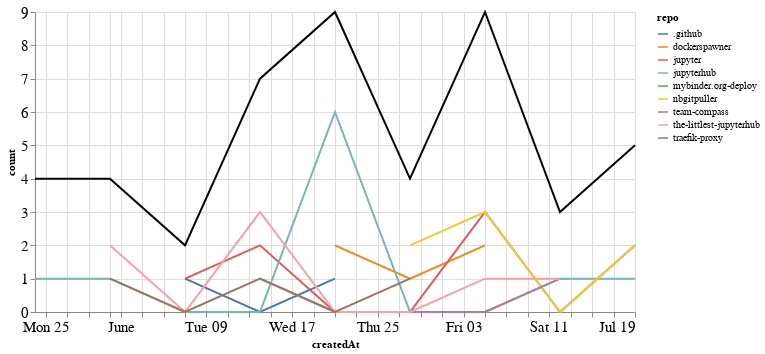

Notebook code for this chart:
### Markdown cell above
## Comments

### Code cell
comments_time = comments.groupby('repo').resample('W', on='createdAt').count()['author'].reset_index()
comments_time = comments_time.rename(columns={'author': 'count'})
comments_time_total = comments_time.groupby('createdAt').agg({"count": "sum"}).reset_index()
ch1 = alt.Chart(comments_time, width=600).mark_line().encode(
    x='createdAt',
    y='count',
    color='repo',
    tooltip="repo"
)

ch2 = alt.Chart(comments_time_total, width=600).mark_line(color="black").encode(
    x='createdAt',
    y='count',
)

ch1 + ch2

### Figure 1 — Vega-Lite specification as saved in the notebook (floating-point values rounded to 4 significant figures)
{"config": {"axisLeft": {"labelFontSize": 15}, "axisBottom": {"labelFontSize": 15}}, "layer": [{"data": {"name": "data-ba1ddd2381c03ea772e5003daf4a65dd"}, "mark": "line", "encoding": {"color": {"type": "nominal", "field": "repo"}, "tooltip": {"type": "nominal", "field": "repo"}, "x": {"type": "temporal", "field": "createdAt"}, "y": {"type": "quantitative", "field": "count"}}, "width": 600}, {"data": {"name": "data-86a158dabd3fd9d18eaa39afa0d0cb17"}, "mark": {"type": "line", "color": "black"}, "encoding": {"x": {"type": "temporal", "field": "createdAt"}, "y": {"type": "quantitative", "field": "count"}}, "width": 600}], "$schema": "https://vega.github.io/schema/vega-lite/v4.8.1.json", "datasets": {"data-ba1ddd2381c03ea772e5003daf4a65dd": [{"repo": ".github", "createdAt": "2020-06-07T00:00:00", "count": 1}, {"repo": ".github", "createdAt": "2020-06-14T00:00:00", "count": 0}, {"repo": ".github", "createdAt": "2020-06-21T00:00:00", "count": 1}, {"repo": "dockerspawner", "createdAt": "2020-06-21T00:00:00", "count": 2}, {"repo": "dockerspawner", "createdAt": "2020-06-28T00:00:00", "count": 1}, {"repo": "dockerspawner", "createdAt": "2020-07-05T00:00:00", "count": 2}, {"repo": "jupyter", "createdAt": "2020-06-07T00:00:00", "count": 1}, {"repo": "jupyter", "createdAt": "2020-06-14T00:00:00", "count": 2}, {"repo": "jupyter", "createdAt": "2020-06-21T00:00:00", "count": 0}, {"repo": "jupyter", "createdAt": "2020-06-28T00:00:00", "count": 0}, {"repo": "jupyter", "createdAt": "2020-07-05T00:00:00", "count": 3}, {"repo": "jupyter", "createdAt": "2020-07-12T00:00:00", "count": 0}, {"repo": "jupyter", "createdAt": "2020-07-19T00:00:00", "count": 2}, {"repo": "jupyterhub", "createdAt": "2020-05-24T00:00:00", "count": 1}, {"repo": "jupyterhub", "createdAt": "2020-05-31T00:00:00", "count": 1}, {"repo": "jupyterhub", "createdAt": "2020-06-07T00:00:00", "count": 0}, {"repo": "jupyterhub", "createdAt": "2020-06-14T00:00:00", "count": 0}, {"repo": "jupyterhub", "createdAt": "2020-06-21T00:00:00", "count": 6}, {"repo": "jupyterhub", "createdAt": "2020-06-28T00:00:00", "count": 0}, {"repo": "jupyterhub", "createdAt": "2020-07-05T00:00:00", "count": 0}, {"repo": "jupyterhub", "createdAt": "2020-07-12T00:00:00", "count": 1}, {"repo": "jupyterhub", "createdAt": "2020-07-19T00:00:00", "count": 1}, {"repo": "mybinder.org-deploy", "createdAt": "2020-05-24T00:00:00", "count": 3}, {"repo": "nbgitpuller", "createdAt": "2020-06-28T00:00:00", "count": 2}, {"repo": "nbgitpuller", "createdAt": "2020-07-05T00:00:00", "count": 3}, {"repo": "nbgitpuller", "createdAt": "2020-07-12T00:00:00", "count": 0}, {"repo": "nbgitpuller", "createdAt": "2020-07-19T00:00:00", "count": 2}, {"repo": "team-compass", "createdAt": "2020-06-14T00:00:00", "count": 1}, {"repo": "team-compass", "createdAt": "2020-06-21T00:00:00", "count": 0}, {"repo": "team-compass", "createdAt": "2020-06-28T00:00:00", "count": 0}, {"repo": "team-compass", "createdAt": "2020-07-05T00:00:00", "count": 0}, {"repo": "team-compass", "createdAt": "2020-07-12T00:00:00", "count": 1}, {"repo": "the-littlest-jupyterhub", "createdAt": "2020-05-31T00:00:00", "count": 2}, {"repo": "the-littlest-jupyterhub", "createdAt": "2020-06-07T00:00:00", "count": 0}, {"repo": "the-littlest-jupyterhub", "createdAt": "2020-06-14T00:00:00", "count": 3}, {"repo": "the-littlest-jupyterhub", "createdAt": "2020-06-21T00:00:00", "count": 0}, {"repo": "the-littlest-jupyterhub", "createdAt": "2020-06-28T00:00:00", "count": 0}, {"repo": "the-littlest-jupyterhub", "createdAt": "2020-07-05T00:00:00", "count": 1}, {"repo": "the-littlest-jupyterhub", "createdAt": "2020-07-12T00:00:00", "count": 1}, {"repo": "traefik-proxy", "createdAt": "2020-05-31T00:00:00", "count": 1}, {"repo": "traefik-proxy", "createdAt": "2020-06-07T00:00:00", "count": 0}, {"repo": "traefik-proxy", "createdAt": "2020-06-14T00:00:00", "count": 1}, {"repo": "traefik-proxy", "createdAt": "2020-06-21T00:00:00", "count": 0}, {"repo": "traefik-proxy", "createdAt": "2020-06-28T00:00:00", "count": 1}], "data-86a158dabd3fd9d18eaa39afa0d0cb17": [{"createdAt": "2020-05-24T00:00:00", "count": 4}, {"createdAt": "2020-05-31T00:00:00", "count": 4}, {"createdAt": "2020-06-07T00:00:00", "count": 2}, {"createdAt": "2020-06-14T00:00:00", "count": 7}, {"createdAt": "2020-06-21T00:00:00", "count": 9}, {"createdAt": "2020-06-28T00:00:00", "count": 4}, {"createdAt": "2020-07-05T00:00:00", "count": 9}, {"createdAt": "2020-07-12T00:00:00", "count": 3}, {"createdAt": "2020-07-19T00:00:00", "count": 5}]}}
